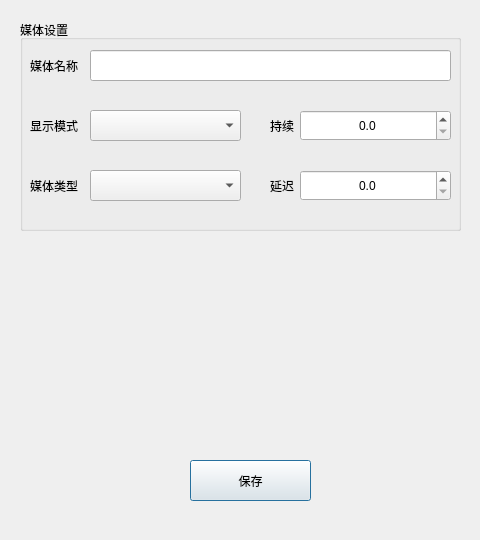
<?xml version="1.0" encoding="UTF-8"?>
<ui version="4.0">
 <class>Dialog_media_edit</class>
 <widget class="QDialog" name="Dialog_media_edit">
  <property name="windowModality">
   <enum>Qt::ApplicationModal</enum>
  </property>
  <property name="geometry">
   <rect>
    <x>0</x>
    <y>0</y>
    <width>480</width>
    <height>540</height>
   </rect>
  </property>
  <property name="minimumSize">
   <size>
    <width>480</width>
    <height>320</height>
   </size>
  </property>
  <property name="windowTitle">
   <string>Dialog</string>
  </property>
  <widget class="QGroupBox" name="groupBox_control">
   <property name="geometry">
    <rect>
     <x>20</x>
     <y>20</y>
     <width>441</width>
     <height>211</height>
    </rect>
   </property>
   <property name="title">
    <string>媒体设置</string>
   </property>
   <widget class="QDoubleSpinBox" name="doubleSpinBox_media_delay">
    <property name="geometry">
     <rect>
      <x>280</x>
      <y>150</y>
      <width>151</width>
      <height>31</height>
     </rect>
    </property>
    <property name="alignment">
     <set>Qt::AlignCenter</set>
    </property>
    <property name="decimals">
     <number>1</number>
    </property>
    <property name="maximum">
     <double>100.000000000000000</double>
    </property>
    <property name="stepType">
     <enum>QAbstractSpinBox::DefaultStepType</enum>
    </property>
    <property name="value">
     <double>0.000000000000000</double>
    </property>
   </widget>
   <widget class="QDoubleSpinBox" name="doubleSpinBox_media_time">
    <property name="geometry">
     <rect>
      <x>280</x>
      <y>90</y>
      <width>151</width>
      <height>31</height>
     </rect>
    </property>
    <property name="alignment">
     <set>Qt::AlignCenter</set>
    </property>
    <property name="decimals">
     <number>1</number>
    </property>
    <property name="maximum">
     <double>100.000000000000000</double>
    </property>
    <property name="stepType">
     <enum>QAbstractSpinBox::AdaptiveDecimalStepType</enum>
    </property>
    <property name="value">
     <double>0.000000000000000</double>
    </property>
   </widget>
   <widget class="QComboBox" name="comboBox_media_show_type">
    <property name="geometry">
     <rect>
      <x>70</x>
      <y>90</y>
      <width>151</width>
      <height>31</height>
     </rect>
    </property>
   </widget>
   <widget class="QLabel" name="label_21">
    <property name="geometry">
     <rect>
      <x>250</x>
      <y>150</y>
      <width>31</width>
      <height>31</height>
     </rect>
    </property>
    <property name="text">
     <string>延迟</string>
    </property>
    <property name="alignment">
     <set>Qt::AlignLeading|Qt::AlignLeft|Qt::AlignVCenter</set>
    </property>
   </widget>
   <widget class="QLabel" name="label_9">
    <property name="geometry">
     <rect>
      <x>10</x>
      <y>150</y>
      <width>51</width>
      <height>31</height>
     </rect>
    </property>
    <property name="text">
     <string>媒体类型</string>
    </property>
    <property name="alignment">
     <set>Qt::AlignLeading|Qt::AlignLeft|Qt::AlignVCenter</set>
    </property>
   </widget>
   <widget class="QComboBox" name="comboBox_media_type">
    <property name="geometry">
     <rect>
      <x>70</x>
      <y>150</y>
      <width>151</width>
      <height>31</height>
     </rect>
    </property>
   </widget>
   <widget class="QLabel" name="label">
    <property name="geometry">
     <rect>
      <x>10</x>
      <y>30</y>
      <width>51</width>
      <height>31</height>
     </rect>
    </property>
    <property name="text">
     <string>媒体名称</string>
    </property>
   </widget>
   <widget class="QLabel" name="label_4">
    <property name="geometry">
     <rect>
      <x>250</x>
      <y>90</y>
      <width>31</width>
      <height>31</height>
     </rect>
    </property>
    <property name="text">
     <string>持续</string>
    </property>
    <property name="alignment">
     <set>Qt::AlignLeading|Qt::AlignLeft|Qt::AlignVCenter</set>
    </property>
   </widget>
   <widget class="QLabel" name="label_12">
    <property name="geometry">
     <rect>
      <x>10</x>
      <y>90</y>
      <width>51</width>
      <height>31</height>
     </rect>
    </property>
    <property name="text">
     <string>显示模式</string>
    </property>
    <property name="alignment">
     <set>Qt::AlignLeading|Qt::AlignLeft|Qt::AlignVCenter</set>
    </property>
   </widget>
   <widget class="QLineEdit" name="lineEdit_media_name">
    <property name="geometry">
     <rect>
      <x>70</x>
      <y>30</y>
      <width>361</width>
      <height>31</height>
     </rect>
    </property>
   </widget>
  </widget>
  <widget class="QPushButton" name="pushButton">
   <property name="geometry">
    <rect>
     <x>190</x>
     <y>460</y>
     <width>121</width>
     <height>41</height>
    </rect>
   </property>
   <property name="text">
    <string>保存</string>
   </property>
  </widget>
 </widget>
 <resources/>
 <connections/>
</ui>
